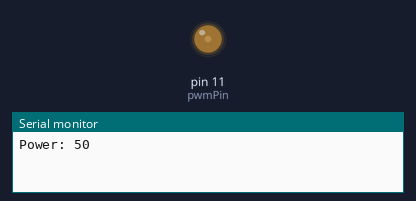
Bench run of a sketch on a simulated Arduino Uno, built with avr-gcc and run on an emulated ATmega328P. Shown: output pins drawn as LEDs (lit = HIGH), the last lines printed to the serial monitor.

Above: at 0.05 s.
At 1.5 s:
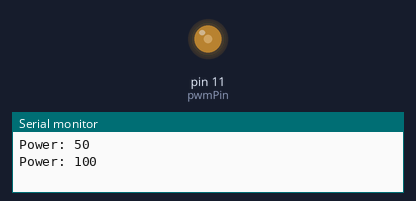
At 3.0 s:
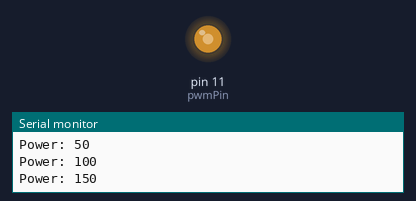
At 6.0 s:
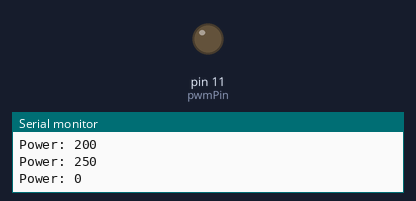
Timing chart, 0 to 7.8 s (numbered marks = the images above):
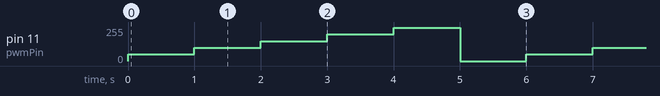

The sketch:

LED_PWM_Test.ino
```cpp
const int pwmPin = 11;
int Lux;
void setup() {
  // PWM 핀 설정
  pinMode(pwmPin, OUTPUT);

  // Serial 통신 시작
  Serial.begin(9600);
}

void loop() {
    // PWM 출력 설정
    while (1){
        Lux = 50;
    Serial.print("Power: ");
    Serial.println(Lux);
    analogWrite(pwmPin, Lux);
  delay(1000);

        Lux = 100;
    Serial.print("Power: ");
    Serial.println(Lux);
    analogWrite(pwmPin, Lux);
  delay(1000);

        Lux = 150;
    Serial.print("Power: ");
    Serial.println(Lux);
    analogWrite(pwmPin, Lux);
  delay(1000);

        Lux = 200;
    Serial.print("Power: ");
    Serial.println(Lux);
    analogWrite(pwmPin, Lux);
  delay(1000);

        Lux = 250;
    Serial.print("Power: ");
    Serial.println(Lux);
    analogWrite(pwmPin, Lux);
  delay(1000);

        Lux = 0;
    Serial.print("Power: ");
    Serial.println(Lux);
    analogWrite(pwmPin, Lux);
  delay(1000);
    }
  }
```

Measured:
- by itself, pin 11 (pwmPin): repeats every 6.0 s: 100/255 1.0 s, 150/255 1.0 s, 200/255 1.0 s, 250/255 1.0 s, 0/255 1.0 s, 50/255 1.0 s
